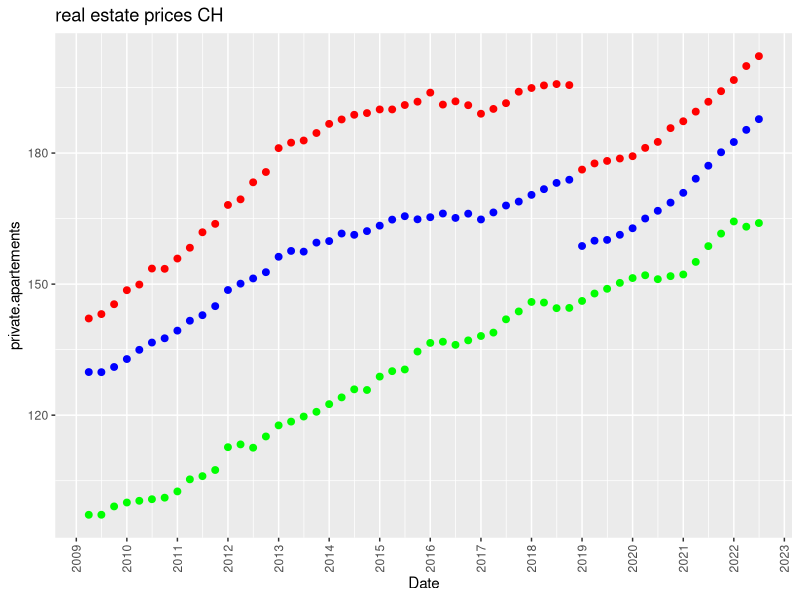

Write the R code that produced this figure.
library(tidyverse)
library(scales)
library(ggplot2)

#### IMPORT DATA

# Specify working directory7
#install.packages("here") #<- install once for location of the files!
library(here) #<- for Location of the files!

#getwd() <-always starts at this level here!
#here("data", "real_estate_prices_CH.csv") #<- example for subfolder data, file quarterly-data-us-mortgage.csv


#setwd("C:/Users/leabo/Desktop/Project")

# Assign working directory as path to object
#wd <- "C:/Users/leabo/Desktop/Project"

# list file names in working directory
#list.files(wd, all.files=FALSE, full.names=FALSE, pattern=".csv")

# import/read in data files
real.estate.prices.CH <- read.csv(here("data", "ch-house-prices.csv"))
View(real.estate.prices.CH)

#hehe

# add new row for averages
# privately owned apartments
private.apartements.average <- c(rowMeans(real.estate.prices.CH[,2:6], na.rm = TRUE))
real.estate.prices.CH <- cbind(real.estate.prices.CH, private.apartements = private.apartements.average)

#view(real.estate.prices.CH[,2:6])

# single family houses
single.family.houses.average <- c(rowMeans(real.estate.prices.CH[,7:11], na.rm = TRUE))
real.estate.prices.CH <- cbind(real.estate.prices.CH, single.family.houses = single.family.houses.average)

# apartment buildings (residential investment property)
apartment.buildings.average <- c(rowMeans(real.estate.prices.CH[,12:14], na.rm = TRUE))
real.estate.prices.CH <- cbind(real.estate.prices.CH, apartment.buildings = apartment.buildings.average)

# delete rows from different sources, only keep averages
real.estate.prices.CH <- real.estate.prices.CH[,-2:-14]
View(real.estate.prices.CH)

#convert to date
date.real.estate.prices.CH <- as.character(real.estate.prices.CH$Date)
real.estate.prices.CH$Date <- as.Date(date.real.estate.prices.CH, formats = "%Y/%m/%d")

# plot
ggplot(real.estate.prices.CH  %>% filter(real.estate.prices.CH$Date > '2009/01/01'), aes(x = Date))+
  geom_point(aes(y = private.apartements), na.rm = TRUE, size = 2, color = "red")+
  geom_point(aes(y = single.family.houses), na.rm = TRUE, size = 2, color = "blue")+
  geom_point(aes(y = apartment.buildings), na.rm = TRUE, size = 2, color = "green")+
  scale_x_date(date_breaks = "years" , date_labels = "%Y")+
  theme(axis.text.x = element_text(angle = 90,vjust = 0.5,hjust = 1))+
  ggtitle("real estate prices CH")

